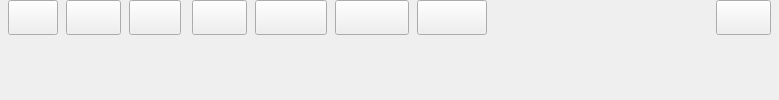
     <widget class="QWidget" name="menuBar" native="true">
      <property name="minimumSize">
       <size>
        <width>0</width>
        <height>35</height>
       </size>
      </property>
      <layout class="QHBoxLayout" name="horizontalLayout_6">
       <property name="spacing">
        <number>8</number>
       </property>
       <property name="leftMargin">
        <number>8</number>
       </property>
       <property name="topMargin">
        <number>0</number>
       </property>
       <property name="rightMargin">
        <number>8</number>
       </property>
       <property name="bottomMargin">
        <number>0</number>
       </property>
       <item>
        <widget class="QWidget" name="newWidget" native="true">
         <property name="minimumSize">
          <size>
           <width>50</width>
           <height>0</height>
          </size>
         </property>
         <property name="maximumSize">
          <size>
           <width>87</width>
           <height>16777215</height>
          </size>
         </property>
         <widget class="QWidget" name="newWrap" native="true">
          <property name="geometry">
           <rect>
            <x>0</x>
            <y>10</y>
            <width>50</width>
            <height>16</height>
           </rect>
          </property>
          <layout class="QHBoxLayout" name="horizontalLayout_44">
           <property name="spacing">
            <number>2</number>
           </property>
           <property name="leftMargin">
            <number>0</number>
           </property>
           <property name="topMargin">
            <number>0</number>
           </property>
           <property name="rightMargin">
            <number>0</number>
           </property>
           <property name="bottomMargin">
            <number>0</number>
           </property>
           <item>
            <widget class="QLabel" name="label_53">
             <property name="text">
              <string>&lt;img src=&quot;:/icons/icons/new_icon.png&quot; width=&quot;16&quot; height=&quot;16&quot; /&gt;</string>
             </property>
            </widget>
           </item>
           <item>
            <widget class="QLabel" name="newLabel">
             <property name="text">
              <string>&lt;html&gt;&lt;head/&gt;&lt;body&gt;&lt;p&gt;&lt;span style=&quot; font-size:8pt; font-weight:600;&quot;&gt;New&lt;/span&gt;&lt;/p&gt;&lt;/body&gt;&lt;/html&gt;</string>
             </property>
            </widget>
           </item>
          </layout>
         </widget>
         <widget class="QPushButton" name="newButton">
          <property name="geometry">
           <rect>
            <x>0</x>
            <y>0</y>
            <width>50</width>
            <height>35</height>
           </rect>
          </property>
          <property name="focusPolicy">
           <enum>Qt::NoFocus</enum>
          </property>
          <property name="text">
           <string/>
          </property>
         </widget>
        </widget>
       </item>
       <item>
        <widget class="QWidget" name="openWidget" native="true">
         <property name="minimumSize">
          <size>
           <width>55</width>
           <height>0</height>
          </size>
         </property>
         <property name="maximumSize">
          <size>
           <width>87</width>
           <height>16777215</height>
          </size>
         </property>
         <widget class="QWidget" name="openWrap" native="true">
          <property name="geometry">
           <rect>
            <x>0</x>
            <y>10</y>
            <width>55</width>
            <height>16</height>
           </rect>
          </property>
          <layout class="QHBoxLayout" name="horizontalLayout_45">
           <property name="spacing">
            <number>2</number>
           </property>
           <property name="leftMargin">
            <number>0</number>
           </property>
           <property name="topMargin">
            <number>0</number>
           </property>
           <property name="rightMargin">
            <number>0</number>
           </property>
           <property name="bottomMargin">
            <number>0</number>
           </property>
           <item>
            <widget class="QLabel" name="label_54">
             <property name="text">
              <string>&lt;img src=&quot;:/icons/icons/open_icon.png&quot; width=&quot;16&quot; height=&quot;16&quot; /&gt;</string>
             </property>
            </widget>
           </item>
           <item>
            <widget class="QLabel" name="newLabel_2">
             <property name="text">
              <string>&lt;html&gt;&lt;head/&gt;&lt;body&gt;&lt;p&gt;&lt;span style=&quot; font-size:8pt; font-weight:600;&quot;&gt;Open&lt;/span&gt;&lt;/p&gt;&lt;/body&gt;&lt;/html&gt;</string>
             </property>
            </widget>
           </item>
          </layout>
         </widget>
         <widget class="QPushButton" name="openButton">
          <property name="geometry">
           <rect>
            <x>0</x>
            <y>0</y>
            <width>55</width>
            <height>35</height>
           </rect>
          </property>
          <property name="focusPolicy">
           <enum>Qt::NoFocus</enum>
          </property>
          <property name="text">
           <string/>
          </property>
         </widget>
        </widget>
       </item>
       <item>
        <widget class="QWidget" name="saveWidget" native="true">
         <property name="minimumSize">
          <size>
           <width>55</width>
           <height>0</height>
          </size>
         </property>
         <property name="maximumSize">
          <size>
           <width>87</width>
           <height>16777215</height>
          </size>
         </property>
         <widget class="QWidget" name="saveWrap" native="true">
          <property name="geometry">
           <rect>
            <x>0</x>
            <y>10</y>
            <width>52</width>
            <height>16</height>
           </rect>
          </property>
          <layout class="QHBoxLayout" name="horizontalLayout_46">
           <property name="spacing">
            <number>2</number>
           </property>
           <property name="leftMargin">
            <number>0</number>
           </property>
           <property name="topMargin">
            <number>0</number>
           </property>
           <property name="rightMargin">
            <number>0</number>
           </property>
           <property name="bottomMargin">
            <number>0</number>
           </property>
           <item>
            <widget class="QLabel" name="label_55">
             <property name="text">
              <string>&lt;img src=&quot;:/icons/icons/save_icon.png&quot; width=&quot;16&quot; height=&quot;16&quot; /&gt;</string>
             </property>
            </widget>
           </item>
           <item>
            <widget class="QLabel" name="newLabel_3">
             <property name="text">
              <string>&lt;html&gt;&lt;head/&gt;&lt;body&gt;&lt;p&gt;&lt;span style=&quot; font-size:8pt; font-weight:600;&quot;&gt;Save&lt;/span&gt;&lt;/p&gt;&lt;/body&gt;&lt;/html&gt;</string>
             </property>
            </widget>
           </item>
          </layout>
         </widget>
         <widget class="QPushButton" name="saveButton">
          <property name="geometry">
           <rect>
            <x>0</x>
            <y>0</y>
            <width>52</width>
            <height>35</height>
           </rect>
          </property>
          <property name="focusPolicy">
           <enum>Qt::NoFocus</enum>
          </property>
          <property name="text">
           <string/>
          </property>
         </widget>
        </widget>
       </item>
       <item>
        <widget class="QWidget" name="closeWidget" native="true">
         <property name="minimumSize">
          <size>
           <width>55</width>
           <height>0</height>
          </size>
         </property>
         <property name="maximumSize">
          <size>
           <width>87</width>
           <height>16777215</height>
          </size>
         </property>
         <widget class="QWidget" name="closeWrap" native="true">
          <property name="geometry">
           <rect>
            <x>0</x>
            <y>10</y>
            <width>55</width>
            <height>16</height>
           </rect>
          </property>
          <layout class="QHBoxLayout" name="horizontalLayout_47">
           <property name="spacing">
            <number>2</number>
           </property>
           <property name="leftMargin">
            <number>0</number>
           </property>
           <property name="topMargin">
            <number>0</number>
           </property>
           <property name="rightMargin">
            <number>0</number>
           </property>
           <property name="bottomMargin">
            <number>0</number>
           </property>
           <item>
            <widget class="QLabel" name="label_56">
             <property name="text">
              <string>&lt;img src=&quot;:/icons/icons/close_icon.png&quot; width=&quot;16&quot; height=&quot;16&quot; /&gt;</string>
             </property>
            </widget>
           </item>
           <item>
            <widget class="QLabel" name="newLabel_4">
             <property name="text">
              <string>&lt;html&gt;&lt;head/&gt;&lt;body&gt;&lt;p&gt;&lt;span style=&quot; font-size:8pt; font-weight:600;&quot;&gt;Close&lt;/span&gt;&lt;/p&gt;&lt;/body&gt;&lt;/html&gt;</string>
             </property>
            </widget>
           </item>
          </layout>
         </widget>
         <widget class="QPushButton" name="closeButton">
          <property name="geometry">
           <rect>
            <x>0</x>
            <y>0</y>
            <width>55</width>
            <height>35</height>
           </rect>
          </property>
          <property name="focusPolicy">
           <enum>Qt::NoFocus</enum>
          </property>
          <property name="text">
           <string/>
          </property>
         </widget>
        </widget>
       </item>
       <item>
        <widget class="QWidget" name="compileWidget" native="true">
         <property name="minimumSize">
          <size>
           <width>72</width>
           <height>0</height>
          </size>
         </property>
         <property name="maximumSize">
          <size>
           <width>87</width>
           <height>16777215</height>
          </size>
         </property>
         <widget class="QWidget" name="compileWrap" native="true">
          <property name="geometry">
           <rect>
            <x>0</x>
            <y>10</y>
            <width>72</width>
            <height>16</height>
           </rect>
          </property>
          <layout class="QHBoxLayout" name="horizontalLayout_48">
           <property name="spacing">
            <number>2</number>
           </property>
           <property name="leftMargin">
            <number>0</number>
           </property>
           <property name="topMargin">
            <number>0</number>
           </property>
           <property name="rightMargin">
            <number>0</number>
           </property>
           <property name="bottomMargin">
            <number>0</number>
           </property>
           <item>
            <widget class="QLabel" name="label_57">
             <property name="text">
              <string>&lt;img src=&quot;:/icons/icons/compile_icon.png&quot; width=&quot;16&quot; height=&quot;16&quot; /&gt;</string>
             </property>
            </widget>
           </item>
           <item>
            <widget class="QLabel" name="newLabel_5">
             <property name="text">
              <string>&lt;html&gt;&lt;head/&gt;&lt;body&gt;&lt;p&gt;&lt;span style=&quot; font-size:8pt; font-weight:600;&quot;&gt;Compile&lt;/span&gt;&lt;/p&gt;&lt;/body&gt;&lt;/html&gt;</string>
             </property>
            </widget>
           </item>
          </layout>
         </widget>
         <widget class="QPushButton" name="compileButton">
          <property name="geometry">
           <rect>
            <x>0</x>
            <y>0</y>
            <width>72</width>
            <height>35</height>
           </rect>
          </property>
          <property name="focusPolicy">
           <enum>Qt::NoFocus</enum>
          </property>
          <property name="text">
           <string/>
          </property>
         </widget>
        </widget>
       </item>
       <item>
        <widget class="QWidget" name="simulateWidget" native="true">
         <property name="minimumSize">
          <size>
           <width>74</width>
           <height>0</height>
          </size>
         </property>
         <property name="maximumSize">
          <size>
           <width>87</width>
           <height>16777215</height>
          </size>
         </property>
         <widget class="QWidget" name="simulateWrap" native="true">
          <property name="geometry">
           <rect>
            <x>0</x>
            <y>10</y>
            <width>74</width>
            <height>16</height>
           </rect>
          </property>
          <layout class="QHBoxLayout" name="horizontalLayout_49">
           <property name="spacing">
            <number>2</number>
           </property>
           <property name="leftMargin">
            <number>0</number>
           </property>
           <property name="topMargin">
            <number>0</number>
           </property>
           <property name="rightMargin">
            <number>0</number>
           </property>
           <property name="bottomMargin">
            <number>0</number>
           </property>
           <item>
            <widget class="QLabel" name="label_58">
             <property name="text">
              <string>&lt;img src=&quot;:/icons/icons/sim_icon.png&quot; width=&quot;16&quot; height=&quot;16&quot; /&gt;</string>
             </property>
            </widget>
           </item>
           <item>
            <widget class="QLabel" name="newLabel_6">
             <property name="text">
              <string>&lt;html&gt;&lt;head/&gt;&lt;body&gt;&lt;p&gt;&lt;span style=&quot; font-size:8pt; font-weight:600;&quot;&gt;Simulate&lt;/span&gt;&lt;/p&gt;&lt;/body&gt;&lt;/html&gt;</string>
             </property>
            </widget>
           </item>
          </layout>
         </widget>
         <widget class="QPushButton" name="simulateButton">
          <property name="geometry">
           <rect>
            <x>0</x>
            <y>0</y>
            <width>74</width>
            <height>35</height>
           </rect>
          </property>
          <property name="focusPolicy">
           <enum>Qt::NoFocus</enum>
          </property>
          <property name="text">
           <string/>
          </property>
         </widget>
        </widget>
       </item>
       <item>
        <widget class="QWidget" name="memWidget" native="true">
         <property name="minimumSize">
          <size>
           <width>71</width>
           <height>0</height>
          </size>
         </property>
         <property name="maximumSize">
          <size>
           <width>87</width>
           <height>16777215</height>
          </size>
         </property>
         <widget class="QWidget" name="memWrap" native="true">
          <property name="geometry">
           <rect>
            <x>0</x>
            <y>10</y>
            <width>68</width>
            <height>16</height>
           </rect>
          </property>
          <layout class="QHBoxLayout" name="horizontalLayout_42">
           <property name="spacing">
            <number>2</number>
           </property>
           <property name="leftMargin">
            <number>0</number>
           </property>
           <property name="topMargin">
            <number>0</number>
           </property>
           <property name="rightMargin">
            <number>0</number>
           </property>
           <property name="bottomMargin">
            <number>0</number>
           </property>
           <item>
            <widget class="QLabel" name="label_51">
             <property name="text">
              <string>&lt;img src=&quot;:/icons/icons/memory_icon.png&quot; width=&quot;16&quot; height=&quot;16&quot; /&gt;</string>
             </property>
            </widget>
           </item>
           <item>
            <widget class="QLabel" name="memLabel">
             <property name="text">
              <string>&lt;html&gt;&lt;head/&gt;&lt;body&gt;&lt;p&gt;&lt;span style=&quot; font-size:8pt; font-weight:600;&quot;&gt;Memory&lt;/span&gt;&lt;/p&gt;&lt;/body&gt;&lt;/html&gt;</string>
             </property>
            </widget>
           </item>
          </layout>
         </widget>
         <widget class="QPushButton" name="memButton">
          <property name="geometry">
           <rect>
            <x>0</x>
            <y>0</y>
            <width>70</width>
            <height>35</height>
           </rect>
          </property>
          <property name="focusPolicy">
           <enum>Qt::NoFocus</enum>
          </property>
          <property name="text">
           <string/>
          </property>
         </widget>
        </widget>
       </item>
       <item>
        <spacer name="horizontalSpacer_3">
         <property name="orientation">
          <enum>Qt::Horizontal</enum>
         </property>
         <property name="sizeHint" stdset="0">
          <size>
           <width>220</width>
           <height>20</height>
          </size>
         </property>
        </spacer>
       </item>
       <item>
        <widget class="QWidget" name="aboutWidget" native="true">
         <property name="minimumSize">
          <size>
           <width>55</width>
           <height>0</height>
          </size>
         </property>
         <property name="maximumSize">
          <size>
           <width>87</width>
           <height>16777215</height>
          </size>
         </property>
         <widget class="QWidget" name="aboutWrap" native="true">
          <property name="geometry">
           <rect>
            <x>0</x>
            <y>10</y>
            <width>55</width>
            <height>16</height>
           </rect>
          </property>
          <layout class="QHBoxLayout" name="horizontalLayout_50">
           <property name="spacing">
            <number>2</number>
           </property>
           <property name="leftMargin">
            <number>0</number>
           </property>
           <property name="topMargin">
            <number>0</number>
           </property>
           <property name="rightMargin">
            <number>0</number>
           </property>
           <property name="bottomMargin">
            <number>0</number>
           </property>
           <item>
            <widget class="QLabel" name="label_59">
             <property name="text">
              <string>&lt;img src=&quot;:/icons/icons/about_icon.png&quot; width=&quot;16&quot; height=&quot;16&quot; /&gt;</string>
             </property>
            </widget>
           </item>
           <item>
            <widget class="QLabel" name="memLabel_3">
             <property name="text">
              <string>&lt;html&gt;&lt;head/&gt;&lt;body&gt;&lt;p&gt;&lt;span style=&quot; font-size:8pt; font-weight:600;&quot;&gt;About&lt;/span&gt;&lt;/p&gt;&lt;/body&gt;&lt;/html&gt;</string>
             </property>
            </widget>
           </item>
          </layout>
         </widget>
         <widget class="QPushButton" name="aboutButton">
          <property name="geometry">
           <rect>
            <x>0</x>
            <y>0</y>
            <width>55</width>
            <height>35</height>
           </rect>
          </property>
          <property name="focusPolicy">
           <enum>Qt::NoFocus</enum>
          </property>
          <property name="text">
           <string/>
          </property>
         </widget>
        </widget>
       </item>
      </layout>
      <zorder>memWidget</zorder>
      <zorder>newWidget</zorder>
      <zorder>openWidget</zorder>
      <zorder>saveWidget</zorder>
      <zorder>closeWidget</zorder>
      <zorder>compileWidget</zorder>
      <zorder>simulateWidget</zorder>
      <zorder>aboutWidget</zorder>
      <zorder>horizontalSpacer_3</zorder>
     </widget>
